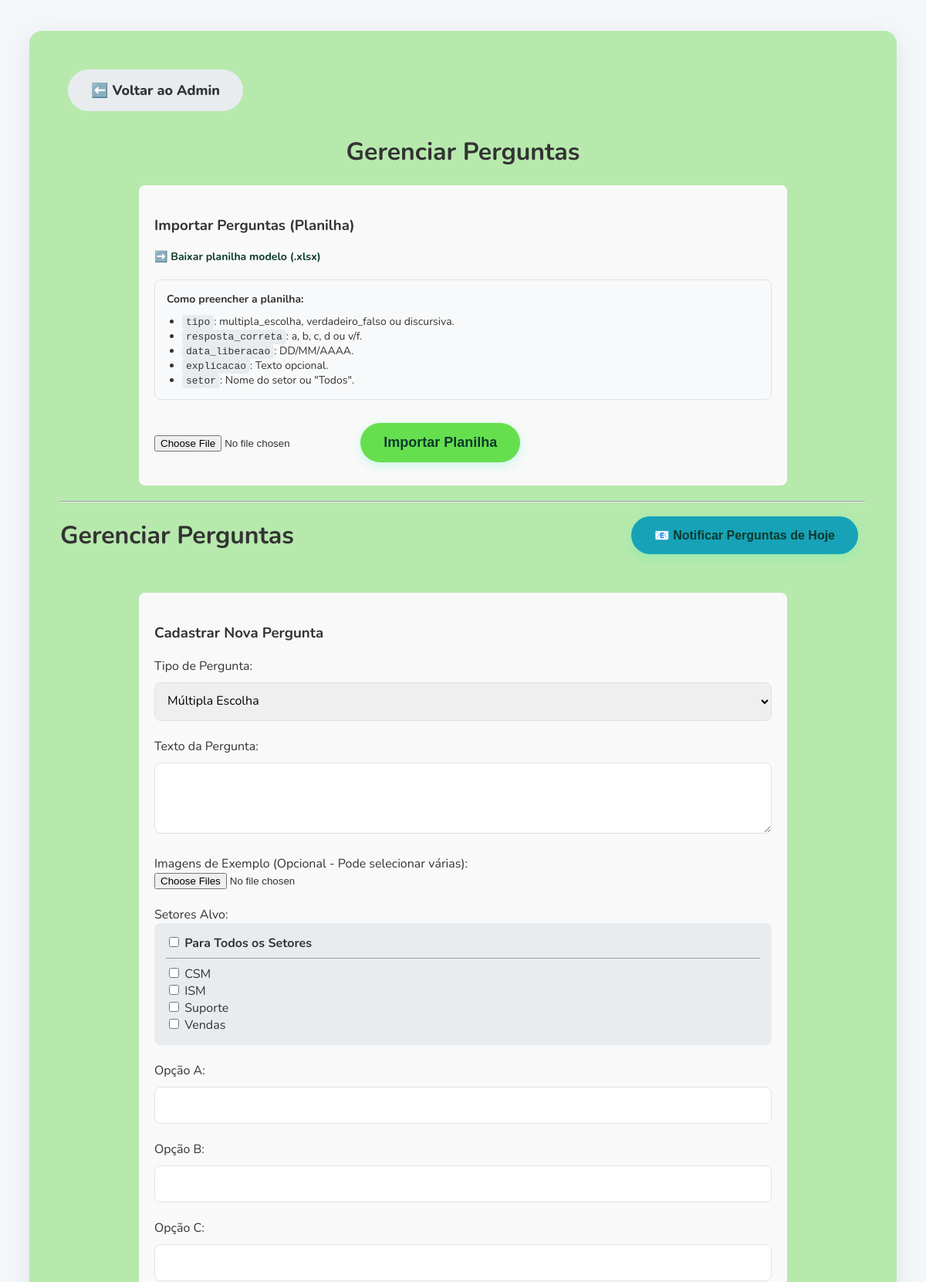
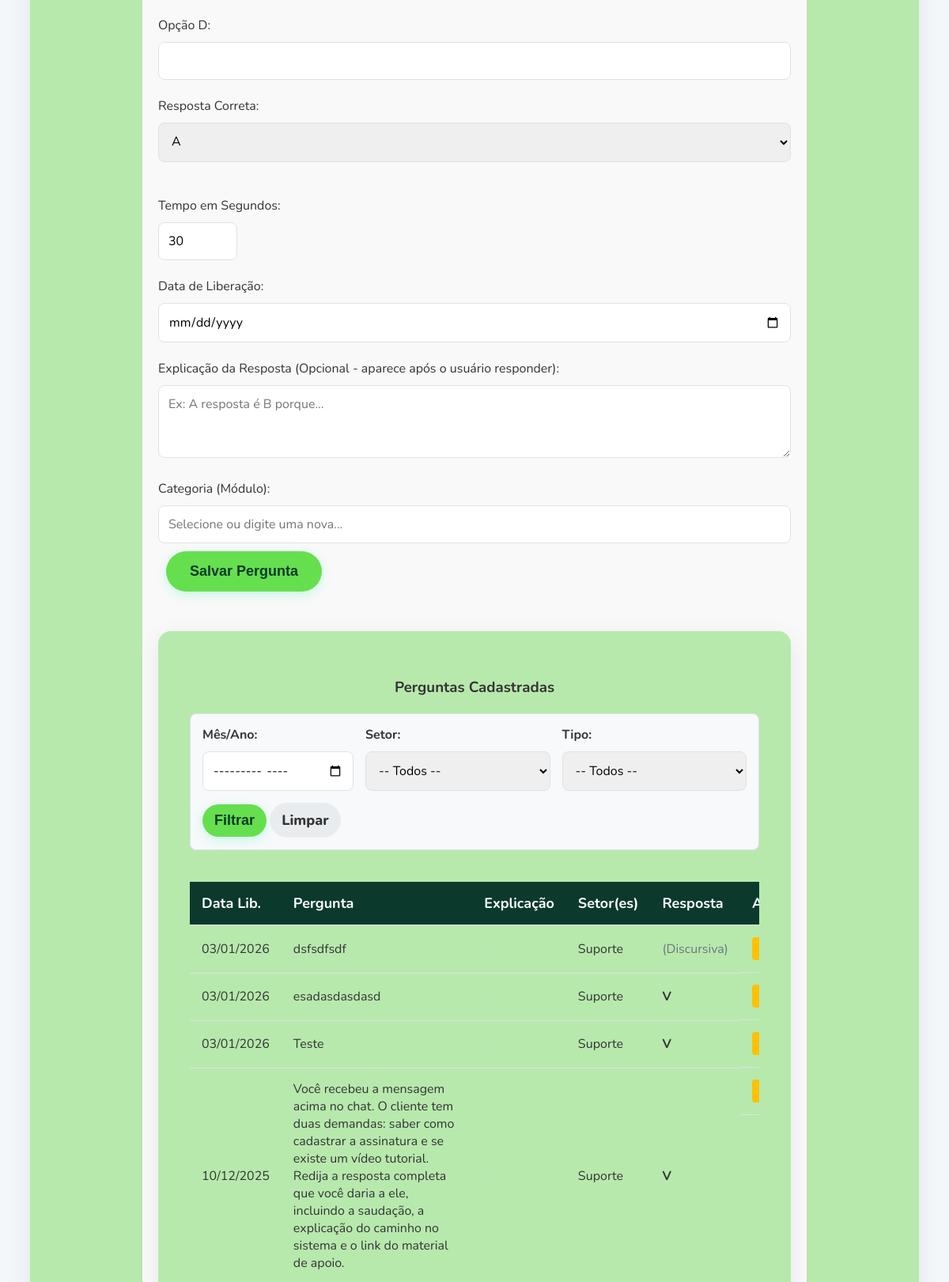
The app's page /admin/perguntas (signed in, upper part) with its own data (2 pictures, top to bottom).
### app/models.py (models this page shows)
class Departamento(db.Model):
    id = db.Column(db.Integer, primary_key=True)
    nome = db.Column(db.String(100), unique=True, nullable=False)
    usuarios = db.relationship('Usuario', backref='departamento', lazy=True)

class Pergunta(db.Model):
    id = db.Column(db.Integer, primary_key=True)
    tipo = db.Column(db.String(20), nullable=False, default='multipla_escolha', index=True)
    texto = db.Column(db.Text, nullable=False)
    opcao_a = db.Column(db.Text, nullable=True)
    opcao_b = db.Column(db.Text, nullable=True)
    opcao_c = db.Column(db.Text, nullable=True)
    opcao_d = db.Column(db.Text, nullable=True)
    resposta_correta = db.Column(db.String(1), nullable=True)
    explicacao = db.Column(db.Text, nullable=True)
    data_liberacao = db.Column(db.Date, nullable=False, index=True)
    tempo_limite = db.Column(db.Integer, nullable=True)
    imagem_pergunta = db.Column(db.String(300), nullable=True)
    categoria = db.Column(db.String(50), nullable=True, default='Geral', index=True)
    para_todos_setores = db.Column(db.Boolean, default=False, nullable=False)
    departamentos = db.relationship('Departamento', secondary=pergunta_departamento_association, lazy='subquery',
        backref=db.backref('perguntas', lazy=True))

### app/routes/admin.py (the view, shortened to what this page needs)
@admin_bp.route('/perguntas', methods=['GET'])
def pagina_admin_perguntas():
    if not session.get('admin_logged_in'):
        return redirect(url_for('admin.pagina_admin'))
    departamentos = Departamento.query.order_by(Departamento.nome).all()
    filtros_ativos = {}
    query_perguntas = Pergunta.query
    filtro_setor_id = request.args.get('filtro_setor', type=int)
    filtro_tipo = request.args.get('filtro_tipo')
    if filtro_tipo:
        query_perguntas = query_perguntas.filter(Pergunta.tipo == filtro_tipo)
        filtros_ativos['filtro_tipo'] = filtro_tipo
    page = request.args.get('page', 1, type=int)
    per_page = 10
    perguntas_pagination = query_perguntas.order_by(
        Pergunta.data_liberacao.desc(),
        Pergunta.id.desc()
    ).paginate(page=page, per_page=per_page, error_out=False)
    categorias_existentes = db.session.query(Pergunta.categoria).distinct().all()
    lista_categorias = [c[0] for c in categorias_existentes if c[0]]
    return render_template('admin_perguntas.html',
                           perguntas=perguntas_pagination,
                           departamentos=departamentos,
                           filtros=filtros_ativos) # Passamos os filtros para o HTML

### app/templates/admin_perguntas.html (shortened to what this page needs)
{% extends 'base.html' %}
{% block content %}
<div class="dashboard-container" style="max-width: 1100px;">
    <div style="text-align: left; margin-bottom: 20px;">
        <a href="{{ url_for('admin.pagina_admin') }}" class="btn btn-secondary">⬅️ Voltar ao Admin</a>
    </div>
    <h1>Gerenciar Perguntas</h1>
    <div
        style="text-align: left; max-width: 800px; margin: 20px auto; background-color: #f9f9f9; padding: 20px; border-radius: 8px;">
        <h3>Importar Perguntas (Planilha)</h3>
        <p style="font-size: 14px; margin-bottom: 20px;">
            <a href="{{ url_for('static', filename='downloads/template_importacao.xlsx') }}"
                download="template_importacao.xlsx" style="font-weight: bold;">
                ➡️ Baixar planilha modelo (.xlsx)
            </a>
        </p>
        <div class="import-instructions">
            <strong>Como preencher a planilha:</strong>
            <ul>
                <li><code>tipo</code>: multipla_escolha, verdadeiro_falso ou discursiva.</li>
                <li><code>resposta_correta</code>: a, b, c, d ou v/f.</li>
                <li><code>data_liberacao</code>: DD/MM/AAAA.</li>
                <li><code>explicacao</code>: Texto opcional.</li>
                <li><code>setor</code>: Nome do setor ou "Todos".</li>
            </ul>
        </div>
        <form action="{{ url_for('admin.upload_planilha') }}" method="post" enctype="multipart/form-data">
            <input type="file" name="arquivo_planilha" accept=".xls, .xlsx" required>
            <button type="submit" class="btn" style="margin-top: 10px;">Importar Planilha</button>
        </form>
    </div>
    <hr>
    <div style="display: flex; justify-content: space-between; align-items: center; margin-bottom: 20px;">
        <h1 style="margin: 0;">Gerenciar Perguntas</h1>
        <form action="{{ url_for('admin.notificar_lote') }}" method="post"
            onsubmit="return confirm('Tem certeza? Isso enviará um e-mail para TODOS os usuários avisando sobre as perguntas de HOJE.');">
            <button type="submit" class="btn" style="background-color: #17a2b8; border: none; font-size: 16px;">
                📧 Notificar Perguntas de Hoje
            </button>
        </form>
    </div>
    <form action="{{ url_for('admin.adicionar_pergunta') }}" method="post" enctype="multipart/form-data"
        style="text-align: left; max-width: 800px; margin: 40px auto; background-color: #f9f9f9; padding: 20px; border-radius: 8px;">
        <h3>Cadastrar Nova Pergunta</h3>
        <label for="tipo">Tipo de Pergunta:</label><br>
        <select id="tipo-pergunta" name="tipo" required onchange="toggleQuestionFields()">
            <option value="multipla_escolha" selected>Múltipla Escolha</option>
        </select><br><br>
        <label for="texto">Texto da Pergunta:</label><br>
        <textarea name="texto" rows="3" style="width: 100%;" required></textarea><br><br>
        <label for="imagem_pergunta">Imagens de Exemplo (Opcional - Pode selecionar várias):</label><br>
        <input type="file" name="imagem_pergunta" accept="image/*" multiple><br><br>
        <div id="setores-alvo">
            <label>Setores Alvo:</label>
            <div style="background-color: #e9ecef; padding: 15px; border-radius: 8px;">
                <div>
                    <input type="checkbox" id="para_todos" name="para_todos_setores" value="sim"
                        onchange="toggleAllSectors(this.checked)">
                    <label for="para_todos" style="font-weight: bold;">Para Todos os Setores</label>
                </div>
                <hr>
                <div id="lista-setores-checkboxes" style="max-height: 150px; overflow-y: auto;">
                    {% for depto in departamentos %}
                    <div>
                        <input type="checkbox" name="departamentos" value="{{ depto.id }}" id="depto-{{ depto.id }}">
                        <label for="depto-{{ depto.id }}">{{ depto.nome }}</label>
                    </div>
                    {% endfor %}
                </div>
            </div>
        </div>
        <br>
        <div id="campos-objetivos">
            <div id="campos-multipla-escolha">
                <label for="opcao_a">Opção A:</label><br>
                <input type="text" name="opcao_a" style="width: 100%;"><br><br>
                <label for="opcao_b">Opção B:</label><br>
                <input type="text" name="opcao_b" style="width: 100%;"><br><br>
                <label for="opcao_c">Opção C:</label><br>
                <input type="text" name="opcao_c" style="width: 100%;"><br><br>
                <label for="opcao_d">Opção D:</label><br>
                <input type="text" name="opcao_d" style="width: 100%;"><br><br>
            </div>
            <label for="resposta_correta">Resposta Correta:</label><br>
            <select id="resposta-multipla-escolha" name="resposta_correta">
                <option value="a">A</option>
            </select>
            <br><br>
            <label for="tempo_limite">Tempo em Segundos:</label><br>
            <input type="number" name="tempo_limite" value="30" min="5" style="width: 100px;"><br><br>
        </div>
        <label for="data_liberacao">Data de Liberação:</label><br>
        <input type="date" name="data_liberacao" required><br><br>
        <label for="explicacao">Explicação da Resposta (Opcional - aparece após o usuário responder):</label><br>
        <textarea name="explicacao" rows="3" style="width: 100%;"
            placeholder="Ex: A resposta é B porque..."></textarea><br><br>
        <div class="mb-3">
            <label for="categoria">Categoria (Módulo):</label>
            <input type="text" name="categoria" list="sugestoes_categorias" class="form-control"
                placeholder="Selecione ou digite uma nova..." required>
        <button type="submit" class="btn">Salvar Pergunta</button>
    </form>
    <div class="ranking-container" style="max-width: 100%; margin: 40px auto;">
        <h3>Perguntas Cadastradas</h3>
        <div
            style="background-color: #f8f9fa; padding: 15px; border-radius: 8px; margin: 20px 0; border: 1px solid #dee2e6; text-align: left;">
            <form method="get" action="{{ url_for('admin.pagina_admin_perguntas') }}"
                style="display: flex; align-items: center; flex-wrap: wrap; gap: 15px;">
                <div style="flex: 1 1 150px;">
                    <label for="filtro_mes" style="font-weight: bold;">Mês/Ano:</label>
                    <input type="month" name="filtro_mes" value="{{ filtros.mes or '' }}" style="width: 100%;">
                </div>
                <div style="flex: 1 1 200px;">
                    <label for="filtro_setor" style="font-weight: bold;">Setor:</label>
                    <select name="filtro_setor" style="width: 100%;">
                        <option value="">-- Todos --</option>
                    </select>
                </div>
                <div style="flex: 1 1 200px;">
                    <label for="filtro_tipo" style="font-weight: bold;">Tipo:</label>
                    <select name="filtro_tipo" style="width: 100%;">
                        <option value="">-- Todos --</option>
                    </select>
                </div>
                <div style="align-self: flex-end;">
                    <button type="submit" class="btn" style="padding: 10px 15px; margin: 0;">Filtrar</button>
                    <a href="{{ url_for('admin.pagina_admin_perguntas') }}" class="btn btn-secondary"
                        style="padding: 10px 15px; margin: 0;">Limpar</a>
                </div>
            </form>
        </div>
        <div style="overflow-x: auto;">
            <table style="width: 100%;">
                <thead>
                    <tr>
                        <th>Data Lib.</th>
                        <th>Pergunta</th>
                        <th>Explicação</th>
                        <th>Setor(es)</th>
                        <th>Resposta</th>
                        <th>Ações</th>
                    </tr>
                </thead>
                <tbody>
                    {% for pergunta in perguntas.items %}
                    <tr>
                        <td>{{ pergunta.data_liberacao.strftime('%d/%m/%Y') }}</td>
                        <td style="white-space: normal; max-width: 300px;">{{ pergunta.texto }}</td>
                        <td style="white-space: normal; max-width: 250px; font-size: 0.9em; color: #555;">
                            {% if pergunta.explicacao %}
                            {{ pergunta.explicacao }}
                            {% else %}
                            <span style="color: #ccc;">-</span>
                            {% endif %}
                        </td>
                        <td>
                            {% if pergunta.para_todos_setores %}
                            <span style="color: #6c757d;">(Todos)</span>
                            {% else %}
                            {{ pergunta.departamentos|map(attribute='nome')|join(', ') }}
                            {% endif %}
                        </td>
                        <td>
                            {% if pergunta.tipo != 'discursiva' %}
                            <b>{{ pergunta.resposta_correta.upper() if pergunta.resposta_correta else '' }}</b>
                            {% else %}
                            <span style="color: #6c757d;">(Discursiva)</span>
                            {% endif %}
                        </td>
                        <td style="display: flex; gap: 5px;">
                            <a href="{{ url_for('admin.editar_pergunta', pergunta_id=pergunta.id) }}"
                                style="background-color: #ffc107; color: black; padding: 5px 10px; border-radius: 4px; font-size: 14px; text-decoration: none;">Editar</a>
                        </td>
                    </tr>
                    {% else %}
                    <tr>
                        <td colspan="6">Nenhuma pergunta encontrada.</td>
                    </tr>
                    {% endfor %}
                </tbody>
            </table>
        </div>
    </div>
</div>
{% endblock %}

### app/static/css/style.css (style rules this page uses)
:root { --cor-primaria: #0B3A2D; --cor-acento: #66df4e; --cor-acento-hover: #00D294; --cor-fundo: #f4f7fa; --cor-texto: #333333; --cor-texto-claro: #ffffff; --cor-borda: #dee2e6; }
body { font-family: 'Nunito', sans-serif; background-color: var(--cor-fundo); color: var(--cor-texto); margin: 0; padding: 20px; }
.btn { display: inline-block; text-decoration: none; background-color: var(--cor-acento); color: var(--cor-primaria); font-weight: 800; padding: 15px 30px; margin: 10px; border-radius: 50px; font-size: 18px; transition: all 0.3s ease; border: none; cursor: pointer; box-shadow: 0 4px 15px rgba(0, 245, 171, 0.2); }
.btn-secondary { background-color: #e9ecef; color: var(--cor-texto); box-shadow: none; }
a { color: var(--cor-primaria); font-weight: 700; text-decoration: none; }
.login-container, .dashboard-container, .ranking-container, .quiz-container { background: rgb(183, 233, 173); padding: 40px; border-radius: 16px; box-shadow: 0 8px 30px rgba(0, 0, 0, 0.08); text-align: center; width: 90%; }
input[type="password"], input[type="text"], input[type="number"], input[type="email"], input[type="date"], input[type="month"], textarea, select { padding: 12px; margin-top: 10px; width: 100%; border: 1px solid var(--cor-borda); border-radius: 8px; font-family: 'Nunito', sans-serif; font-size: 16px; box-sizing: border-box; }
.ranking-container table { width: 100%; border-collapse: collapse; margin-top: 20px; }
.ranking-container th, .ranking-container td { padding: 15px; text-align: left; border-bottom: 1px solid var(--cor-borda); }
.ranking-container th { background-color: var(--cor-primaria); color: var(--cor-texto-claro); font-size: 18px; }
.import-instructions { background-color: #f8f9fa; border: 1px solid #dee2e6; border-radius: 8px; padding: 15px; margin: 10px 0 20px 0; font-size: 14px; text-align: left; }
.import-instructions ul { margin: 10px 0 0 0; padding-left: 20px; }
.import-instructions code { background-color: #e9ecef; padding: 2px 5px; border-radius: 4px; font-size: 13px; overflow-wrap: break-word; }

### records on screen
Departamento: nome "CSM"
Departamento: nome "ISM"
Departamento: nome "Suporte"
Departamento: nome "Vendas"
Pergunta: data_liberacao "03/01/2026", texto "dsfsdfsdf", departamentos|map "Suporte", tipo "(Discursiva)"
Pergunta: data_liberacao "03/01/2026", texto "esadasdasdasd", departamentos|map "Suporte", resposta_correta "V"
Pergunta: data_liberacao "03/01/2026", texto "Teste", departamentos|map "Suporte", resposta_correta "V"
Pergunta: data_liberacao "10/12/2025", texto "Você recebeu a mensagem acima no chat. O cliente tem duas demandas: saber como cadastrar a assinatura e se existe um vídeo tutorial. Redija a resposta completa que você daria a ele, incluindo a saudação, a explicação do caminho no sistema e o link do material de apoio.", departamentos|map "Suporte", resposta_correta "V"
